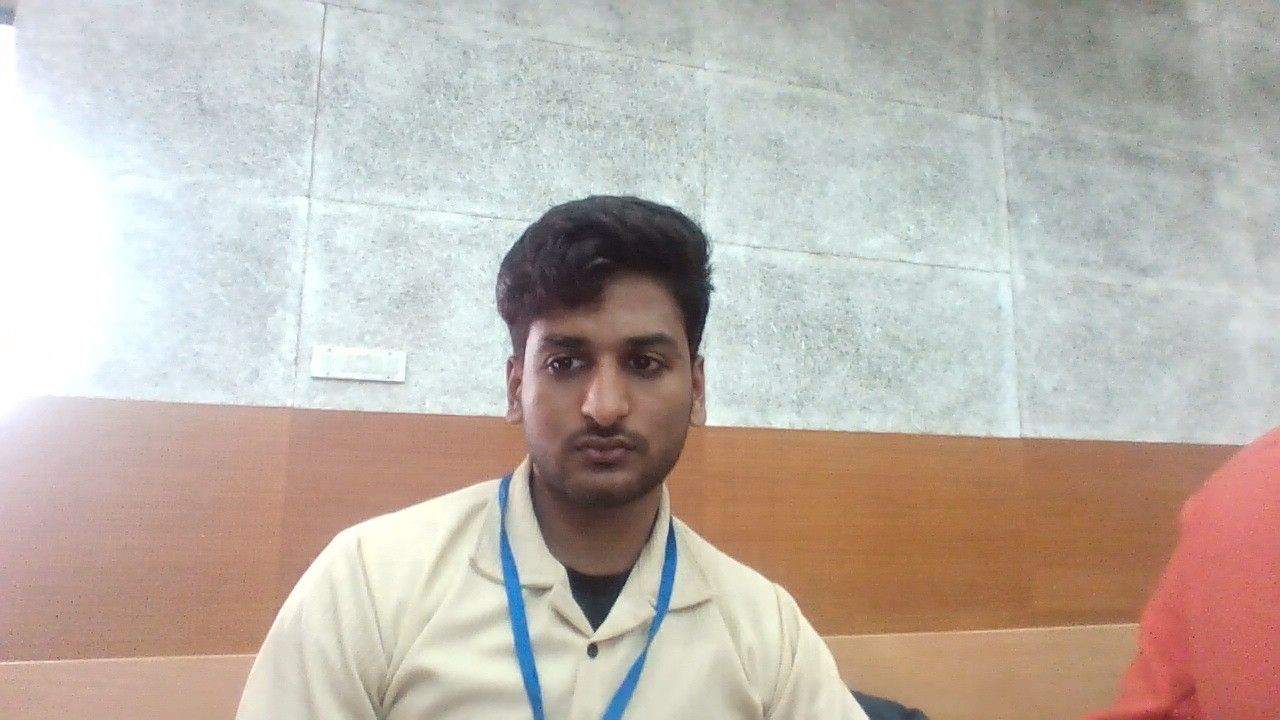
#> input picture backend/campus 360/dataset/akshat/a1.jpg, 1280 x 720 px; its folder holds only this picture in this run
$ python train_faces.py
#> lines starting #> are read from the running program, lines starting #| are printed output that depends on the picture
import cv2
import os
import numpy as np

DATASET_DIR = "dataset"

recognizer = cv2.face.LBPHFaceRecognizer_create()
face_cascade = cv2.CascadeClassifier(
    cv2.data.haarcascades + "haarcascade_frontalface_default.xml"
)

faces = []
labels = []
label_map = {}
current_label = 0

for person in os.listdir(DATASET_DIR):
    person_path = os.path.join(DATASET_DIR, person)
    if not os.path.isdir(person_path):
        continue

    label_map[current_label] = person

    for img_name in os.listdir(person_path):
        img_path = os.path.join(person_path, img_name)
        img = cv2.imread(img_path, cv2.IMREAD_GRAYSCALE)
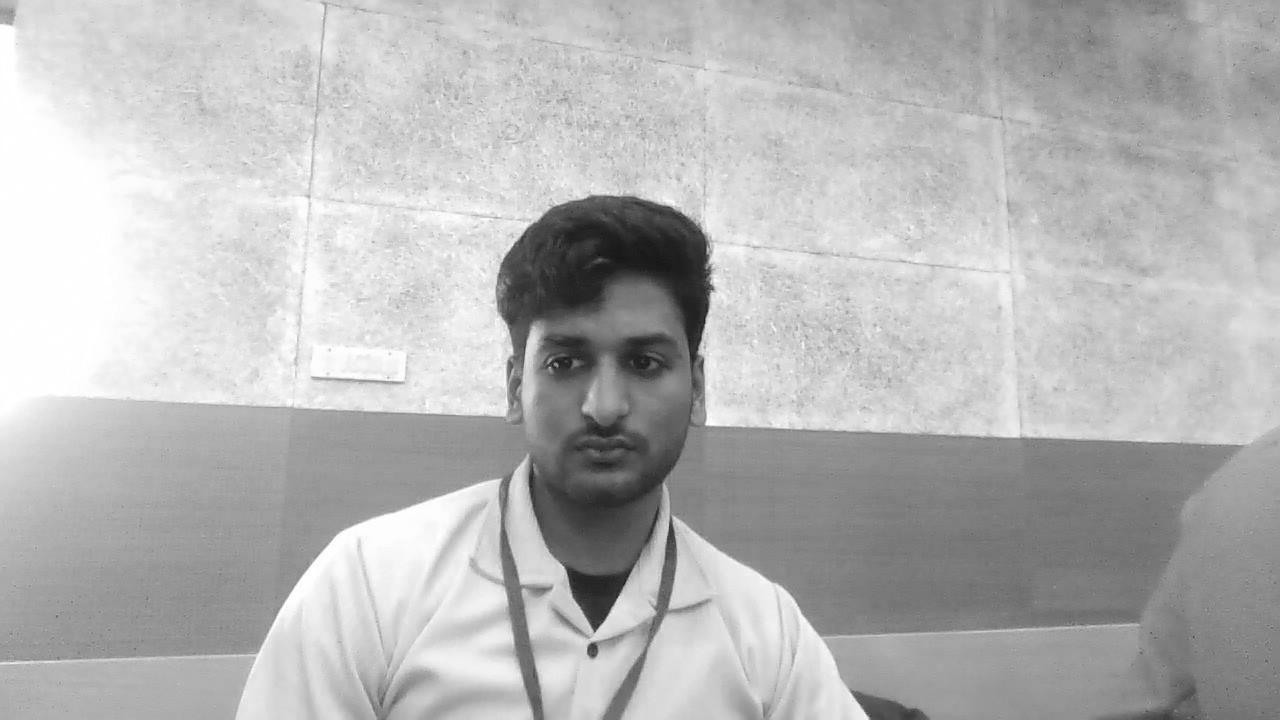
#> img: shape (720, 1280); min 19, max 255, mean 182.7
        if img is None:
            continue

        detected = face_cascade.detectMultiScale(img, 1.3, 5)
#> detected = [[492, 274, 230, 230]]
        for (x, y, w, h) in detected:
            faces.append(img[y:y+h, x:x+w])
            labels.append(current_label)
#> this loop made 1 pass
#> after the loop, faces = 1 item; labels = [0]

    current_label += 1
#> pass 2 of the loop `for person in os.listdir(DATASET_DIR):`:
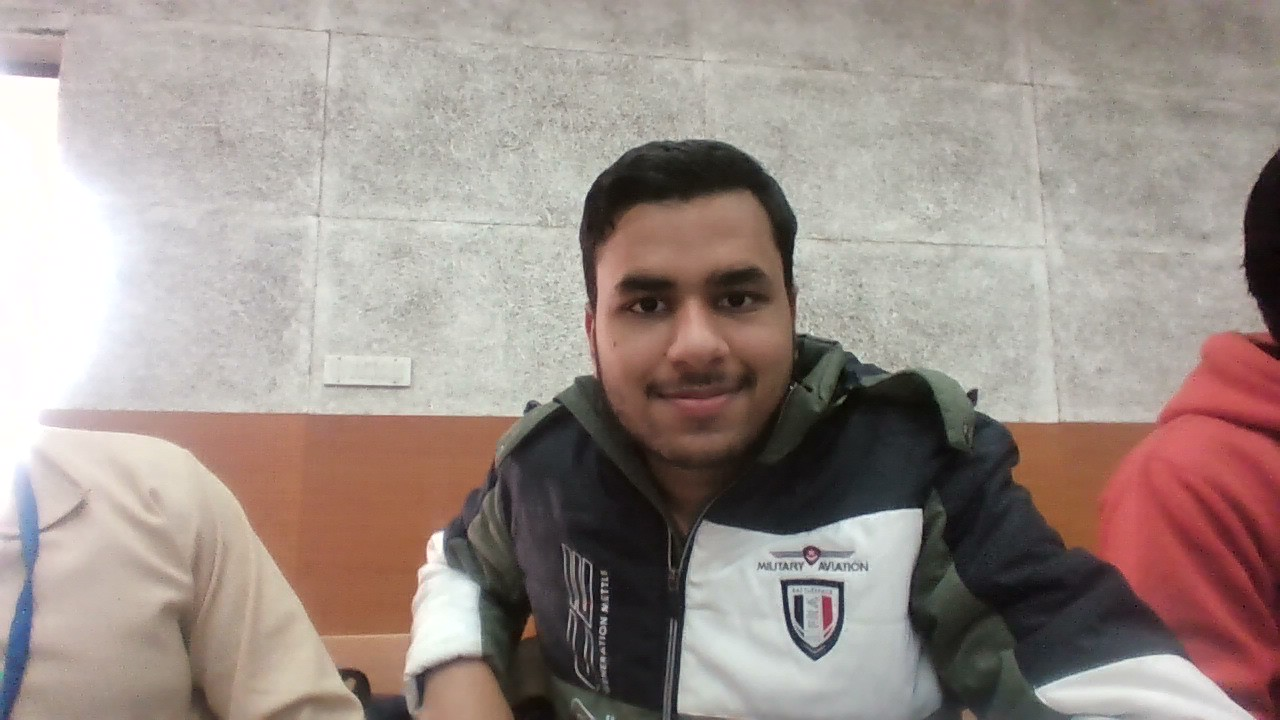
#> input picture backend/campus 360/dataset/ishan/i1.jpg, 1280 x 720 px
#> `img = cv2.imread(img_path, cv2.IMREAD_GRAYSCALE)`:
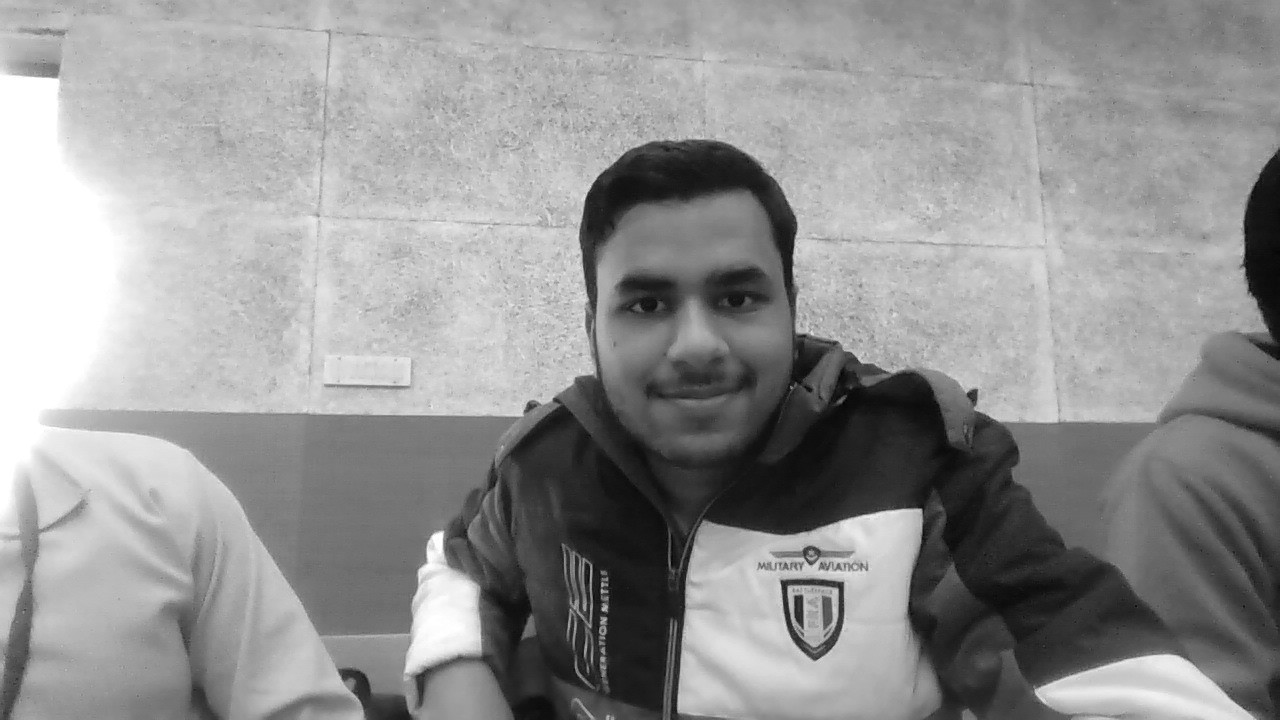
#> img: shape (720, 1280); min 0, max 255, mean 147.7
#> detected = [[556, 197, 269, 269]]
#> the loop `for (x, y, w, h) in detected:` made 1 pass
#> after the loop `for (x, y, w, h) in detected:`: faces = 2 items; labels = [0, 1]

recognizer.train(faces, np.array(labels))
recognizer.save("face_model.yml")

print("✅ Training completed")
print("Label mapping:", label_map)
